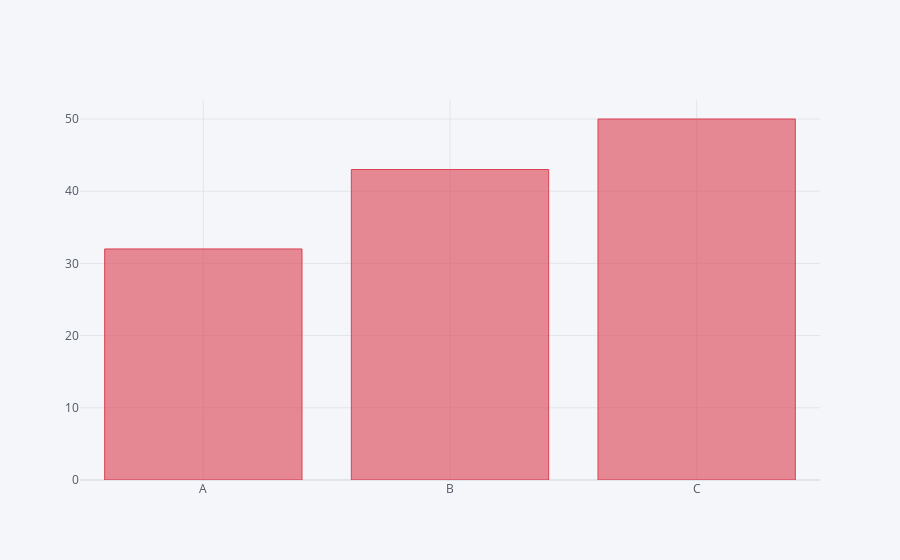

The notebook cell this image was saved under:
### Code cell
df2.iplot(kind='bar',x='Category',y='Values',color='red')

### Figure 1 — Plotly figure (JSON) as saved in the notebook; plotly's stock layout.template omitted (floating-point values rounded to 4 significant figures)
{"data": [{"marker": {"color": "rgba(219, 64, 82, 0.6)", "line": {"color": "rgba(219, 64, 82, 1.0)", "width": 1}}, "name": "Values", "orientation": "v", "text": "", "type": "bar", "x": ["A", "B", "C"], "y": [32, 43, 50]}], "layout": {"legend": {"bgcolor": "#F5F6F9", "font": {"color": "#4D5663"}}, "paper_bgcolor": "#F5F6F9", "plot_bgcolor": "#F5F6F9", "title": {"font": {"color": "#4D5663"}}, "xaxis": {"gridcolor": "#E1E5ED", "showgrid": true, "tickfont": {"color": "#4D5663"}, "title": {"font": {"color": "#4D5663"}, "text": ""}, "zerolinecolor": "#E1E5ED"}, "yaxis": {"gridcolor": "#E1E5ED", "showgrid": true, "tickfont": {"color": "#4D5663"}, "title": {"font": {"color": "#4D5663"}, "text": ""}, "zerolinecolor": "#E1E5ED"}}}
